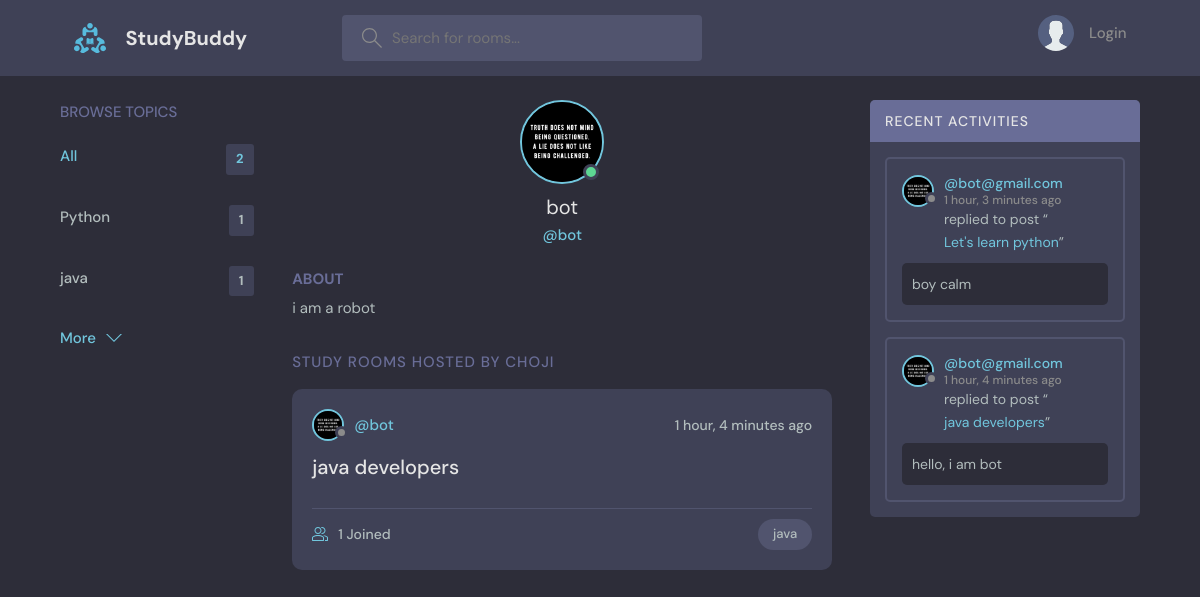
The app's page /profile/2/ with its own data.
### base/models.py (models this page shows, shortened)
class Topic(models.Model):
    name = models.CharField(max_length=200)

class User(AbstractUser):
    name = models.CharField(max_length=200, null=True)
    email = models.EmailField(unique=True, null=True)
    bio = models.TextField(null=True)
    avatar = models.ImageField(null=True, default='avatar.svg')
    USERNAME_FIELD = 'email'
    REQUIRED_FIELDS = []

class Room(models.Model):
    host = models.ForeignKey(User, on_delete=models.SET_NULL, null=True)
    topic = models.ForeignKey(Topic, on_delete=models.SET_NULL, null=True)
    name = models.CharField(max_length=200)
    description = models.TextField(null=True, blank=True)
    participants = models.ManyToManyField(User, related_name='participants', blank=True)
    updated = models.DateTimeField(auto_now=True)
    created = models.DateTimeField(auto_now_add=True)
    class Meta:
        ordering = ['-updated', '-created']
    def __str__(self):
        return self.name

class Message(models.Model):
    user = models.ForeignKey(User, on_delete=models.CASCADE)
    room = models.ForeignKey(Room, on_delete=models.CASCADE)
    body = models.TextField()
    updated = models.DateTimeField(auto_now=True)
    created = models.DateTimeField(auto_now_add=True)
    class Meta:
        ordering = ['-updated', '-created']

### base/views.py (the view)
# urls.py: path('profile/<str:pk>/', views.userProfile, name='user-profile'),
def userProfile(request, pk):
    user = User.objects.get(id=pk)
    rooms = user.room_set.all()
    room_messages = user.message_set.all()
    topics = Topic.objects.all()
    context = {
        'user': user,
        'rooms': rooms,
        'room_messages': room_messages,
        'topics': topics
    }
    return render(request, 'base/profile.html', context)

### base/templates/base/profile.html (shortened to what this page needs)
{% extends 'main.html' %}
{% block content %}
<main class="profile-page layout layout--3">
  <div class="container">
       {% include 'base/topics_component.html' %}
    <div class="roomList">
      <div class="profile">
        <div class="profile__avatar">
          <div class="avatar avatar--large active">
            <img src="{{ user.avatar.url }}" />
          </div>
        </div>
        <div class="profile__info">
          <h3>{{ user.username }}</h3>
          <p>@{{ user.username }}</p>
        </div>
        <div class="profile__about">
          <h3>About</h3>
          <p>
            {{ user.bio }}
          </p>
        </div>
      </div>
      <div class="roomList__header">
        <div>
          <h2>Study Rooms Hosted by CHOJI</a>
          </h2>
        </div>
      </div>
      {% include 'base/feed_component.html' %}
    </div>
       {% include 'base/activity_component.html' %}
  </div>
</main>
{% endblock %}

### templates/main.html (shortened to what this page needs)
<!DOCTYPE html>
{% load static %}
<html lang="en">
  <head>
    <link rel="stylesheet" href="{% static 'styles/style.css' %}" />
  </head>
  <body>
        {% include 'navbar.html' %}
        {% block content %}
        {% endblock %}
  </body>
</html>

### templates/navbar.html (shortened to what this page needs)
<!DOCTYPE html>
<html lang="en">
<head>
</head>
<body>
{% load static %}
    <header class="header header--loggedIn">
      <div class="container">
        <a href="{% url 'home' %}" class="header__logo">
          <img src="{% static 'images/logo.svg' %}" />
          <h1>StudyBuddy</h1>
        </a>
        <form class="header__search" method="GET" action="{% url 'home' %}">
          <label>
            <input name="q" placeholder="Search for rooms..." />
          </label>
        </form>
        <nav class="header__menu">
        {% if request.user.is_authenticated %}
          <div class="header__user">
            <a href="{% url 'update-user' %}">
              <div class="avatar avatar--medium active">
                <img src="{{ request.user.avatar.url }}" />
              </div>
              <p>{{ request.user }}<span>@{{ request.user.username }}</span></p>
            </a>
            <button class="dropdown-button">
              <svg version="1.1" xmlns="http://www.w3.org/2000/svg" width="32" height="32" viewBox="0 0 32 32">
                <title>chevron-down</title>
                <path d="M16 21l-13-13h-3l16 16 16-16h-3l-13 13z"></path>
              </svg>
            </button>
          </div>
          {% else %}
          <a href="{% url 'login' %}">
            <img src="{% static 'images/avatar.svg' %}" />
            <p>Login</p>
          </a>
          {% endif %}
        </nav>
      </div>
    </header>
</body>
</html>

### base/templates/base/topics_component.html
<div class="topics">
      <div class="topics__header">
        <h2>Browse Topics</h2>
      </div>
      <ul class="topics__list">
        <li>
          <a href="{% url 'home' %}" class="active">All <span>{{ topics.count }}</span></a>
        </li>
          {% for topic in topics %}
        <li>
          <a href="{% url 'home' %}?q={{ topic.name }}">{{ topic.name }}<span>{{ topic.room_set.all.count }}</span></a>
        </li>
          {% endfor %}
      </ul>
      <a class="btn btn--link" href="{% url 'topics' %}">
        More
        <svg version="1.1" xmlns="http://www.w3.org/2000/svg" width="32" height="32" viewBox="0 0 32 32">
          <title>chevron-down</title>
          <path d="M16 21l-13-13h-3l16 16 16-16h-3l-13 13z"></path>
        </svg>
      </a>
</div>

### base/templates/base/feed_component.html (shortened to what this page needs)
{% for room in rooms %}
<div class="roomListRoom">
            <div class="roomListRoom__header">
              <a href="{% url 'user-profile' room.host.id %}" class="roomListRoom__author">
                <div class="avatar avatar--small">
                  <img src="{{ room.host.avatar.url }}" />
                </div>
                <span>@{{ room.host.username }}</span>
              </a>
              <div class="roomListRoom__actions">
                <span>{{ room.created|timesince }} ago</span>
              </div>
            </div>
            <div class="roomListRoom__content">
              <a href="{% url 'room' room.id %}">{{ room.name }}</a>
            </div>
            <div class="roomListRoom__meta">
              <a href="{% url 'room' room.id %}" class="roomListRoom__joined">
                {{ room.participants.all.count }} Joined
              </a>
              <p class="roomListRoom__topic">{{ room.topic.name }}</p>
            </div>
          </div>
{% endfor %}

### base/templates/base/activity_component.html (shortened to what this page needs)
<div class="activities">
  <div class="activities__header">
    <h2>Recent Activities</h2>
  </div>
    {% for message in room_messages %}
  <div class="activities__box">
    <div class="activities__boxHeader roomListRoom__header">
      <a href="{% url 'user-profile' message.user.id %}" class="roomListRoom__author">
        <div class="avatar avatar--small">
          <img src="{{ message.user.avatar.url }}" />
        </div>
        <p>
            @{{ message.user }}
            <span>{{ message.created|timesince }} ago</span>
        </p>
      </a>
    </div>
    <div class="activities__boxContent">
      <p>replied to post “<a href="{% url 'room' message.room.id %}">{{ message.room }}</a>”</p>
      <div class="activities__boxRoomContent">
        {{ message.body }}
      </div>
    </div>
  </div>
    {% endfor %}
</div>

### records on screen
Topic: name "Python", room_set.all.count "1"
Topic: name "java", room_set.all.count "1"
User: avatar (picture), username "bot", bio "i am a robot"
Room: host.avatar (picture), host.username "bot", created "1 hour, 4 minutes", name "java developers", participants.all.count "1", topic.name "java"
Message: user.avatar (picture), user "bot@gmail.com", created "1 hour, 3 minutes", room "Let's learn python", body "boy calm"
Message: user.avatar (picture), user "bot@gmail.com", created "1 hour, 4 minutes", room "java developers", body "hello, i am bot"

### other values on screen
{{ topics.count }} "2"
